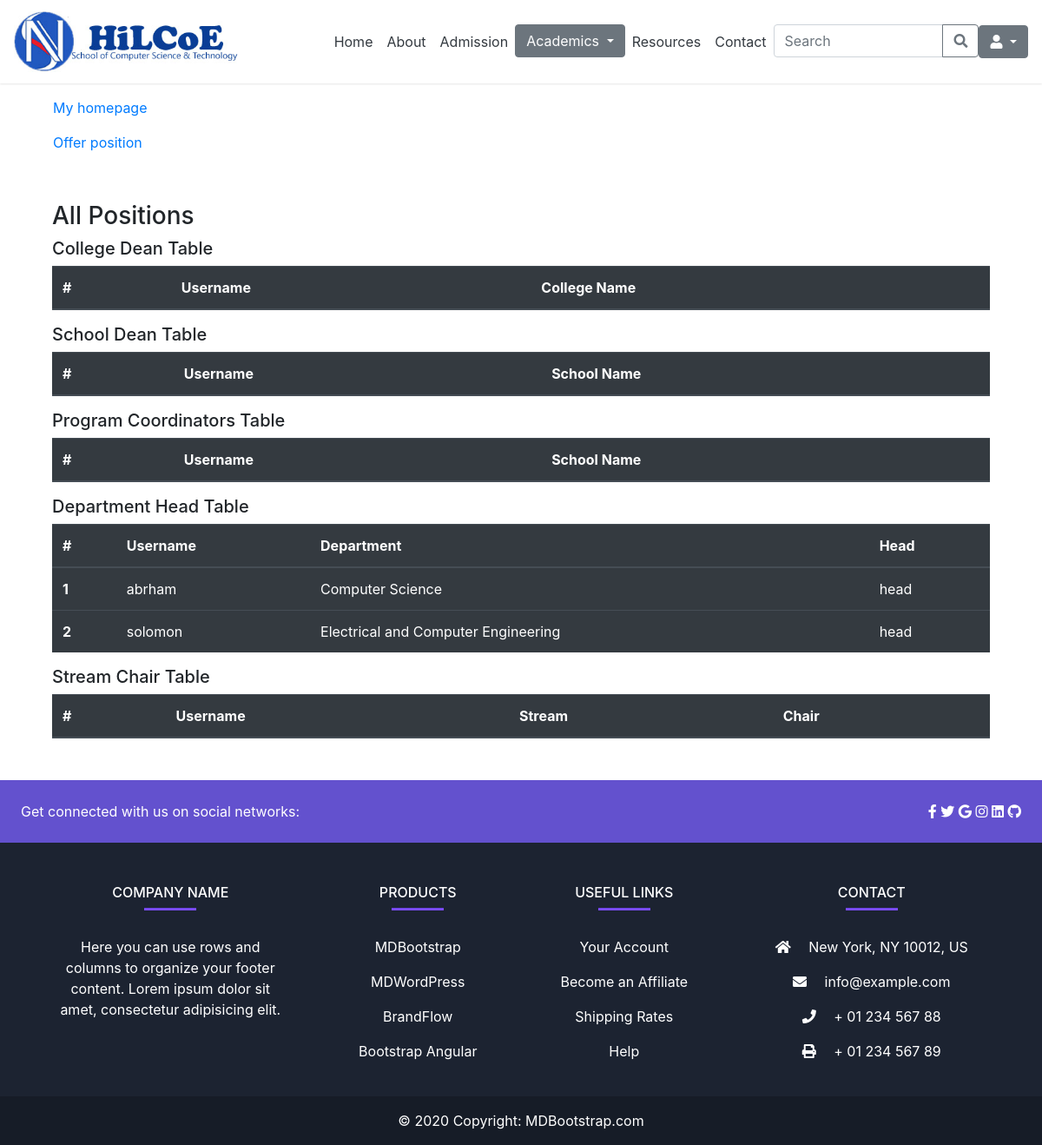
The page /admin_app/position/view/ on the database as committed earlier.
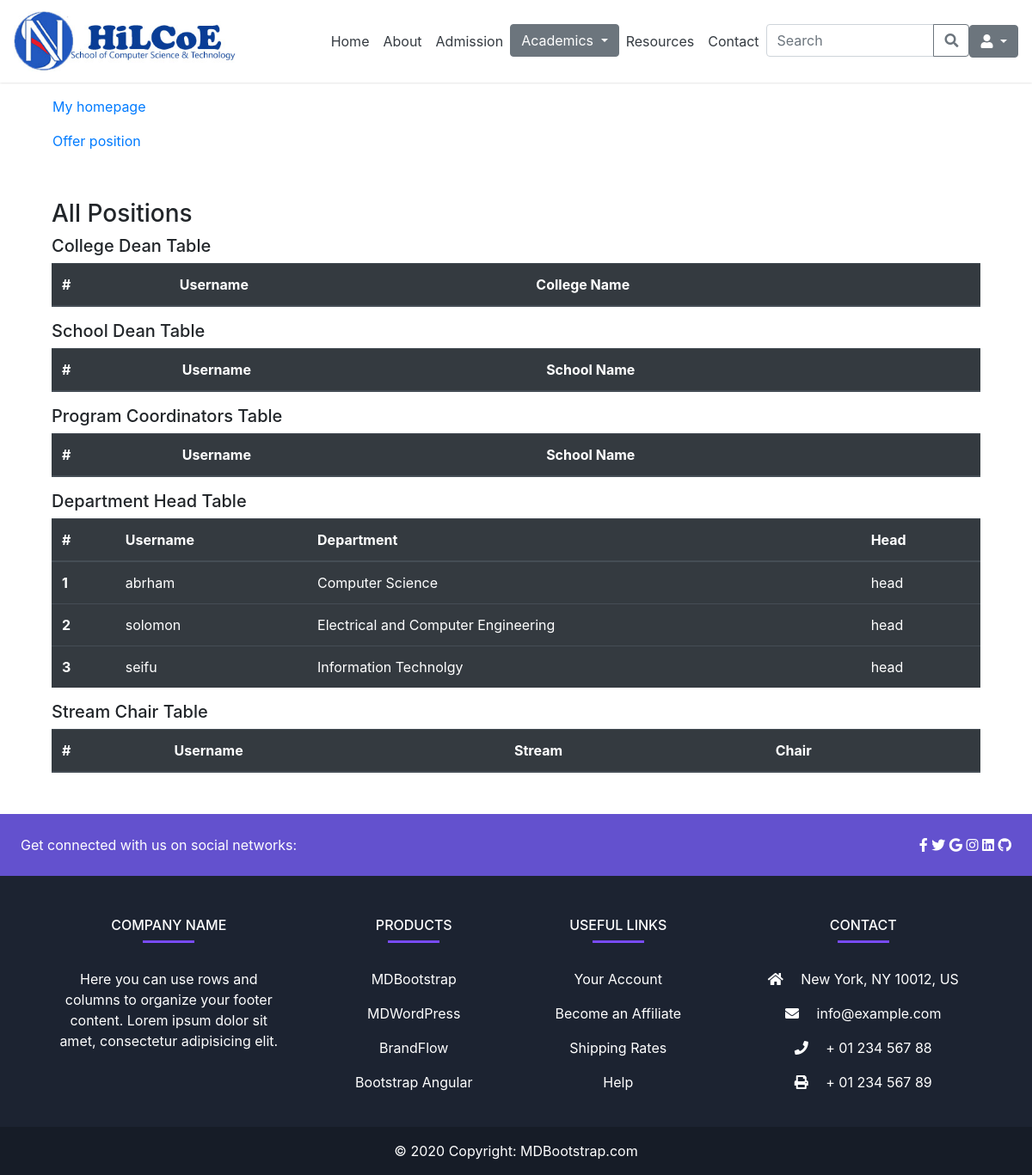
The same page on the database as committed later.
### admin_app/models.py (models this page shows, shortened)
class UserProfile(models.Model):
    user = models.OneToOneField(User, on_delete=models.CASCADE)
    bio = models.TextField(default='Enter your bio briefly')
    role = models.CharField(max_length=20, choices=roles)
    department = models.ForeignKey(Department, on_delete=models.CASCADE, null=True, blank=True)
    academic_year = models.CharField(max_length=20, choices=year, null=True, blank=True)
    semester = models.CharField(max_length=20, choices=semester, null=True, blank=True)
    title = models.CharField(max_length=20, choices=title_choices, null=True, blank=True)
    stream = models.ForeignKey(Stream, on_delete=models.CASCADE, null=True, blank=True)
    program = models.ForeignKey(Program, on_delete=models.CASCADE, null=True, blank=True)
    position = models.CharField(max_length=50, choices=position, null=True, blank=True)

class Department(models.Model):
  name = models.CharField(max_length=50, null=True, blank=True)
  department_head = models.CharField(max_length=50, null=True, blank=True)
  def __str__(self):
        return self.name if self.name else "Unnamed Stream"

### admin_app/views.py (the view)
# urls.py: path('position/view/', views.view_position, name='view-position'),
def view_position(request):
    department_head_profiles = UserProfile.objects.filter(position='head')
    school_dean_profiles = UserProfile.objects.filter(position='school dean')
    college_dean_profiles = UserProfile.objects.filter(position='college dean')
    program_coordinator_profiles = UserProfile.objects.filter(position='program coordinator')
    chair_profiles = UserProfile.objects.filter(position='chair')
    return render(request, 'admin_app/view_position.html', {
        'department_head_profiles': department_head_profiles,
        'school_dean_profiles': school_dean_profiles,
        'college_dean_profiles': college_dean_profiles,
        'program_coordinator_profiles': program_coordinator_profiles,
        'chair_profiles': chair_profiles,
    })

### templates/admin_app/view_position.html (shortened to what this page needs)
{% extends 'base.html' %}
{% block content %}
<div class="container my-5">
    <a class="nav-link text-black" href="{% if user.is_superuser or user.is_staff %}
            {% url 'admin-dashboard' %}
            {% else %}
                {% url 'cs-bsc' %}
            {% endif %}">My homepage
    </a>
    <a class="nav-link text-black" href="{% url 'offer-position' %}"> Offer position </a>
    <div class="container my-5">
      <h3>All Positions</h3>
      <h5>College Dean Table</h5>
      <table class="table table-dark">
          <thead>
              <tr>
                  <th scope="col">#</th>
                  <th scope="col">Username</th>
                  <th scope="col">College Name</th>
              </tr>
          </thead>
      </table>
      <h5>School Dean Table</h5>
      <table class="table table-dark">
          <thead>
              <tr>
                  <th scope="col">#</th>
                  <th scope="col">Username</th>
                  <th scope="col">School Name</th>
              </tr>
          </thead>
      </table>
      <h5>Program Coordinators Table</h5>
      <table class="table table-dark">
          <thead>
              <tr>
                  <th scope="col">#</th>
                  <th scope="col">Username</th>
                  <th scope="col">School Name</th>
              </tr>
          </thead>
      </table>
      <h5>Department Head Table</h5>
      <table class="table table-dark">
          <thead>
              <tr>
                  <th scope="col">#</th>
                  <th scope="col">Username</th>
                  <th scope="col">Department</th>
                  <th scope="col">Head</th>
              </tr>
          </thead>
          <tbody>
              {% for profile in department_head_profiles %}
                  <tr>
                      <th scope="row">{{ forloop.counter }}</th>
                      <td>{{ profile.user.username }}</td>
                      <td>{{ profile.department }}</td>
                      <td>{{ profile.position }}</td>
                  </tr>
              {% endfor %}
          </tbody>
      </table>
      <h5>Stream Chair Table</h5>
      <table class="table table-dark">
          <thead>
              <tr>
                  <th scope="col">#</th>
                  <th scope="col">Username</th>
                  <th scope="col">Stream</th>
                  <th scope="col">Chair</th>
              </tr>
          </thead>
      </table>
    </div>
    </div>
{% endblock %}

Rows that differ between the two databases and show on the page:
added UserProfile: user.username "seifu", department "Information Technolgy", position "head"
